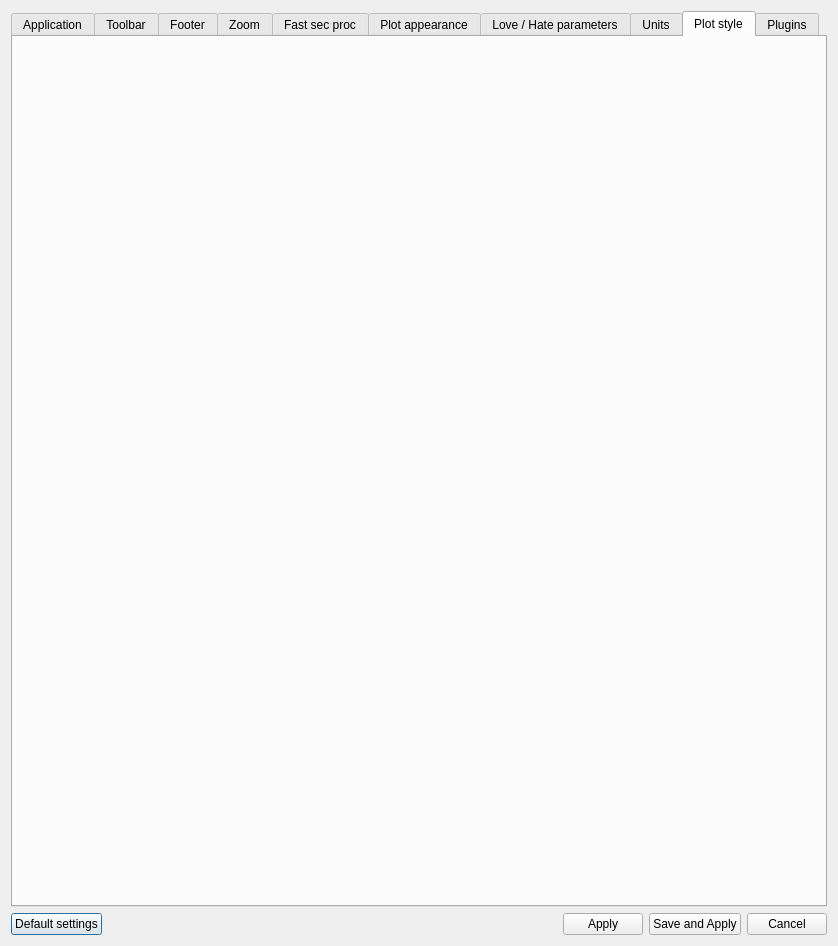
<?xml version="1.0" encoding="UTF-8"?>
<ui version="4.0">
 <class>PreferencesDialog</class>
 <widget class="QDialog" name="PreferencesDialog">
  <property name="geometry">
   <rect>
    <x>0</x>
    <y>0</y>
    <width>838</width>
    <height>946</height>
   </rect>
  </property>
  <property name="windowTitle">
   <string>Preferences</string>
  </property>
  <property name="windowIcon">
   <iconset>
    <normaloff>:/preferences</normaloff>:/preferences</iconset>
  </property>
  <layout class="QVBoxLayout" name="verticalLayout">
   <item>
    <widget class="QTabWidget" name="Style">
     <property name="tabPosition">
      <enum>QTabWidget::North</enum>
     </property>
     <property name="tabShape">
      <enum>QTabWidget::Rounded</enum>
     </property>
     <property name="currentIndex">
      <number>8</number>
     </property>
     <property name="iconSize">
      <size>
       <width>32</width>
       <height>32</height>
      </size>
     </property>
     <widget class="QWidget" name="tab_2">
      <attribute name="title">
       <string>Application</string>
      </attribute>
      <attribute name="toolTip">
       <string>Applicarion settings</string>
      </attribute>
      <layout class="QVBoxLayout" name="verticalLayout_6">
       <item>
        <layout class="QGridLayout" name="gridLayout">
         <property name="verticalSpacing">
          <number>0</number>
         </property>
         <item row="18" column="1">
          <widget class="QCheckBox" name="dataSourceStrictCheckingCheckBox">
           <property name="text">
            <string>Strict checking during data source loading</string>
           </property>
          </widget>
         </item>
         <item row="2" column="0">
          <widget class="QLabel" name="label_18">
           <property name="text">
            <string>Default directory</string>
           </property>
          </widget>
         </item>
         <item row="10" column="1">
          <widget class="QCheckBox" name="progressShowingCheckBox">
           <property name="text">
            <string>Show loading progress in data choice dialog</string>
           </property>
          </widget>
         </item>
         <item row="12" column="1">
          <widget class="QCheckBox" name="autoDimensionForEmptyCheckBox">
           <property name="text">
            <string>Use auto units only for empty units</string>
           </property>
          </widget>
         </item>
         <item row="7" column="1">
          <widget class="QCheckBox" name="restorePositionCheckBox">
           <property name="text">
            <string>Restore previous session position of main window</string>
           </property>
          </widget>
         </item>
         <item row="14" column="1">
          <widget class="QComboBox" name="guiStyleComboBox"/>
         </item>
         <item row="11" column="1">
          <widget class="QCheckBox" name="showDataSourceEditingDialogCheckBox">
           <property name="text">
            <string>Show dialog after each data source loading</string>
           </property>
          </widget>
         </item>
         <item row="8" column="1">
          <widget class="QSpinBox" name="graphCaptureDistanceSpinBox">
           <property name="minimum">
            <number>3</number>
           </property>
          </widget>
         </item>
         <item row="6" column="1">
          <widget class="QDoubleSpinBox" name="erasingTimerDoubleSpinBox">
           <property name="singleStep">
            <double>0.200000000000000</double>
           </property>
          </widget>
         </item>
         <item row="19" column="1">
          <widget class="QSpinBox" name="errorsNumberSpinBox">
           <property name="maximum">
            <number>999999999</number>
           </property>
          </widget>
         </item>
         <item row="6" column="0">
          <widget class="QLabel" name="label_28">
           <property name="text">
            <string>Erasing timer interval in data choise dialog</string>
           </property>
          </widget>
         </item>
         <item row="1" column="0">
          <widget class="QLabel" name="label_39">
           <property name="text">
            <string>Application language</string>
           </property>
          </widget>
         </item>
         <item row="19" column="0">
          <widget class="QLabel" name="label_38">
           <property name="text">
            <string>Maximum number of noncritical errors in data sources</string>
           </property>
          </widget>
         </item>
         <item row="8" column="0">
          <widget class="QLabel" name="label_30">
           <property name="text">
            <string>Graph capture distance (in pixels)</string>
           </property>
          </widget>
         </item>
         <item row="14" column="0">
          <widget class="QLabel" name="label_36">
           <property name="text">
            <string>Application GUI Style</string>
           </property>
          </widget>
         </item>
         <item row="1" column="1">
          <widget class="QComboBox" name="languageComboBox"/>
         </item>
         <item row="13" column="1">
          <widget class="QCheckBox" name="drawValuesInMeasuringModeCheckBox">
           <property name="text">
            <string>Draw current values in measuring mode</string>
           </property>
          </widget>
         </item>
         <item row="9" column="0">
          <widget class="QLabel" name="label_52">
           <property name="text">
            <string>Length of matching substring for intellectual layout</string>
           </property>
          </widget>
         </item>
         <item row="9" column="1">
          <widget class="QSpinBox" name="numCharForRelatedGraphsSpinBox">
           <property name="minimum">
            <number>1</number>
           </property>
          </widget>
         </item>
         <item row="2" column="1">
          <layout class="QHBoxLayout" name="horizontalLayout_3">
           <item>
            <widget class="QLineEdit" name="defaultDirectoryLineEdit"/>
           </item>
           <item>
            <widget class="QPushButton" name="defaultDirectoryPushButton">
             <property name="text">
              <string/>
             </property>
             <property name="icon">
              <iconset>
               <normaloff>:/directory</normaloff>:/directory</iconset>
             </property>
             <property name="iconSize">
              <size>
               <width>16</width>
               <height>16</height>
              </size>
             </property>
             <property name="autoDefault">
              <bool>false</bool>
             </property>
            </widget>
           </item>
          </layout>
         </item>
         <item row="20" column="1">
          <widget class="QCheckBox" name="latexMarkupCheckBox">
           <property name="text">
            <string>Use LaTeX like markup </string>
           </property>
          </widget>
         </item>
         <item row="15" column="1">
          <widget class="AnyComboBox" name="colorSchemeWidget" native="true"/>
         </item>
         <item row="15" column="0">
          <widget class="QLabel" name="label_51">
           <property name="text">
            <string>Color scheme</string>
           </property>
          </widget>
         </item>
         <item row="16" column="0">
          <widget class="QLabel" name="label_2">
           <property name="text">
            <string>Icon color</string>
           </property>
          </widget>
         </item>
         <item row="16" column="1">
          <widget class="AnyComboBox" name="iconColorChoiceWidget" native="true"/>
         </item>
        </layout>
       </item>
       <item>
        <widget class="QGroupBox" name="groupBox">
         <property name="sizePolicy">
          <sizepolicy hsizetype="Preferred" vsizetype="Expanding">
           <horstretch>0</horstretch>
           <verstretch>0</verstretch>
          </sizepolicy>
         </property>
         <property name="title">
          <string>Copyable graph properties</string>
         </property>
         <layout class="QVBoxLayout" name="verticalLayout_7">
          <item>
           <widget class="QScrollArea" name="scrollArea">
            <property name="widgetResizable">
             <bool>true</bool>
            </property>
            <widget class="QWidget" name="scrollAreaWidgetContents">
             <property name="geometry">
              <rect>
               <x>0</x>
               <y>0</y>
               <width>758</width>
               <height>418</height>
              </rect>
             </property>
             <layout class="QVBoxLayout" name="verticalLayout_8">
              <item>
               <widget class="QCheckBox" name="isDimensionCopyableCheckBox">
                <property name="text">
                 <string>Dimension</string>
                </property>
               </widget>
              </item>
              <item>
               <widget class="QCheckBox" name="isLineColorCopyableCheckBox">
                <property name="text">
                 <string>Line color</string>
                </property>
               </widget>
              </item>
              <item>
               <widget class="QCheckBox" name="isLineWidthCopyableCheckBox">
                <property name="text">
                 <string>Line width</string>
                </property>
               </widget>
              </item>
              <item>
               <widget class="QCheckBox" name="isLineStyleCopyableCheckBox">
                <property name="text">
                 <string>Line style</string>
                </property>
               </widget>
              </item>
              <item>
               <widget class="QCheckBox" name="isInterpolationCopyableCheckBox">
                <property name="text">
                 <string>Interpolation</string>
                </property>
               </widget>
              </item>
              <item>
               <widget class="QCheckBox" name="isStringRepresentationCheckBox">
                <property name="text">
                 <string>Representation</string>
                </property>
               </widget>
              </item>
              <item>
               <widget class="QCheckBox" name="isScatterShapeCopyableCheckBox">
                <property name="text">
                 <string>Marker shape</string>
                </property>
               </widget>
              </item>
              <item>
               <widget class="QCheckBox" name="isScatterSizeCopyableCheckBox">
                <property name="text">
                 <string>Marker size</string>
                </property>
               </widget>
              </item>
              <item>
               <widget class="QCheckBox" name="isScatterDecimationCopyableCheckBox">
                <property name="text">
                 <string>Marker decimation</string>
                </property>
               </widget>
              </item>
              <item>
               <widget class="QCheckBox" name="isBrushStyleCopyableCheckBox">
                <property name="text">
                 <string>Brush style</string>
                </property>
               </widget>
              </item>
              <item>
               <widget class="QCheckBox" name="isBrushColorCopyableCheckBox">
                <property name="text">
                 <string>Brush color</string>
                </property>
               </widget>
              </item>
              <item>
               <widget class="QCheckBox" name="isBrushBasisCopyableCheckBox">
                <property name="text">
                 <string>Brush basis</string>
                </property>
               </widget>
              </item>
              <item>
               <widget class="QCheckBox" name="isTransformationCopyableCheckBox">
                <property name="text">
                 <string>Transformation properties</string>
                </property>
               </widget>
              </item>
              <item>
               <widget class="QCheckBox" name="isFiltersCopyableCheckBox">
                <property name="text">
                 <string>Filters</string>
                </property>
               </widget>
              </item>
             </layout>
            </widget>
           </widget>
          </item>
         </layout>
        </widget>
       </item>
      </layout>
     </widget>
     <widget class="QWidget" name="tab_7">
      <attribute name="title">
       <string>Toolbar</string>
      </attribute>
      <layout class="QHBoxLayout" name="horizontalLayout_4">
       <item>
        <widget class="QGroupBox" name="toolbarActionsGroupbox">
         <property name="title">
          <string>Toolbar actions</string>
         </property>
         <layout class="QVBoxLayout" name="verticalLayout_12">
          <item>
           <widget class="QScrollArea" name="scrollArea_2">
            <property name="widgetResizable">
             <bool>true</bool>
            </property>
            <widget class="QWidget" name="scrollAreaWidgetContents_2">
             <property name="geometry">
              <rect>
               <x>0</x>
               <y>0</y>
               <width>772</width>
               <height>800</height>
              </rect>
             </property>
             <layout class="QVBoxLayout" name="verticalLayout_13">
              <item>
               <widget class="QWidget" name="toolBarActionsWidget" native="true"/>
              </item>
             </layout>
            </widget>
           </widget>
          </item>
         </layout>
        </widget>
       </item>
      </layout>
     </widget>
     <widget class="QWidget" name="tab_8">
      <attribute name="title">
       <string>Footer</string>
      </attribute>
      <layout class="QVBoxLayout" name="verticalLayout_11">
       <item>
        <layout class="QFormLayout" name="formLayout_4">
         <item row="1" column="0">
          <widget class="QLabel" name="label_59">
           <property name="text">
            <string>Left footer</string>
           </property>
          </widget>
         </item>
         <item row="2" column="0">
          <widget class="QLabel" name="label_60">
           <property name="text">
            <string>Central footer</string>
           </property>
          </widget>
         </item>
         <item row="3" column="0">
          <widget class="QLabel" name="label_61">
           <property name="text">
            <string>Right footer</string>
           </property>
          </widget>
         </item>
         <item row="0" column="1">
          <widget class="QCheckBox" name="isFooterVisibleCheckBox">
           <property name="text">
            <string>Print footer during conversion to image</string>
           </property>
          </widget>
         </item>
         <item row="4" column="0">
          <widget class="QLabel" name="label_62">
           <property name="text">
            <string>Footer font family</string>
           </property>
          </widget>
         </item>
         <item row="4" column="1">
          <widget class="QFontComboBox" name="footerFontComboBox"/>
         </item>
         <item row="5" column="0">
          <widget class="QLabel" name="label_63">
           <property name="text">
            <string>Footer font size</string>
           </property>
          </widget>
         </item>
         <item row="5" column="1">
          <widget class="QSpinBox" name="footerFontSizeSpinBox">
           <property name="minimum">
            <number>4</number>
           </property>
          </widget>
         </item>
         <item row="1" column="1">
          <widget class="LineEditWithUnicodeDialog" name="leftFooterLineEdit" native="true"/>
         </item>
         <item row="2" column="1">
          <widget class="LineEditWithUnicodeDialog" name="centralFooterLineEdit" native="true"/>
         </item>
         <item row="3" column="1">
          <widget class="LineEditWithUnicodeDialog" name="rightFooterLineEdit" native="true"/>
         </item>
        </layout>
       </item>
      </layout>
     </widget>
     <widget class="QWidget" name="tab_9">
      <attribute name="title">
       <string>Zoom</string>
      </attribute>
      <layout class="QVBoxLayout" name="verticalLayout_14">
       <item>
        <layout class="QFormLayout" name="formLayout_5">
         <item row="1" column="0">
          <widget class="QLabel" name="label_57">
           <property name="text">
            <string>X zoom range policy</string>
           </property>
          </widget>
         </item>
         <item row="1" column="1">
          <widget class="AnyComboBox" name="xZoomRangeEvaluationPolicyComboBox" native="true"/>
         </item>
         <item row="0" column="1">
          <widget class="QCheckBox" name="wheelZoomEnableCheckBox">
           <property name="text">
            <string>Wheel zoom is enabled</string>
           </property>
          </widget>
         </item>
         <item row="2" column="0">
          <widget class="QLabel" name="label_58">
           <property name="text">
            <string>Y zoom range policy</string>
           </property>
          </widget>
         </item>
         <item row="2" column="1">
          <widget class="AnyComboBox" name="yZoomRangeEvaluationPolicyComboBox" native="true"/>
         </item>
         <item row="4" column="0">
          <widget class="QLabel" name="label_65">
           <property name="text">
            <string>Zoom shadow color</string>
           </property>
          </widget>
         </item>
         <item row="4" column="1">
          <widget class="ColorChoiseWidget" name="zoomShadowColorWidget" native="true"/>
         </item>
         <item row="3" column="1">
          <widget class="QCheckBox" name="isZommShadowEnabledCheckBox">
           <property name="text">
            <string>Shadow region outside of zoom range</string>
           </property>
          </widget>
         </item>
        </layout>
       </item>
      </layout>
     </widget>
     <widget class="QWidget" name="tab_10">
      <attribute name="title">
       <string>Fast sec proc</string>
      </attribute>
      <layout class="QVBoxLayout" name="verticalLayout_9">
       <item>
        <widget class="FastSecProcRequestVectorEditor" name="fastSecProcRequestVectorEditorWidget" native="true"/>
       </item>
      </layout>
     </widget>
     <widget class="QWidget" name="tab">
      <attribute name="title">
       <string>Plot appearance</string>
      </attribute>
      <attribute name="toolTip">
       <string>Specify default appearance of the plottable objects</string>
      </attribute>
      <layout class="QFormLayout" name="formLayout">
       <property name="fieldGrowthPolicy">
        <enum>QFormLayout::AllNonFixedFieldsGrow</enum>
       </property>
       <property name="verticalSpacing">
        <number>0</number>
       </property>
       <item row="0" column="0">
        <widget class="QLabel" name="label_20">
         <property name="text">
          <string>Double to string formatting precision</string>
         </property>
        </widget>
       </item>
       <item row="0" column="1">
        <widget class="QSpinBox" name="doubleToStringPrecisonSpinBox">
         <property name="minimum">
          <number>4</number>
         </property>
        </widget>
       </item>
       <item row="1" column="0">
        <widget class="QLabel" name="label_12">
         <property name="text">
          <string>Line width</string>
         </property>
        </widget>
       </item>
       <item row="1" column="1">
        <widget class="QDoubleSpinBox" name="lineWidthDoubleSpinBox">
         <property name="singleStep">
          <double>0.500000000000000</double>
         </property>
        </widget>
       </item>
       <item row="3" column="0">
        <widget class="QLabel" name="label_15">
         <property name="text">
          <string>Interpolation</string>
         </property>
        </widget>
       </item>
       <item row="3" column="1">
        <widget class="AnyComboBox" name="lineInterpolationComboBox" native="true"/>
       </item>
       <item row="4" column="0">
        <widget class="QLabel" name="label_31">
         <property name="text">
          <string>Marker size</string>
         </property>
        </widget>
       </item>
       <item row="4" column="1">
        <widget class="QDoubleSpinBox" name="scatterSizeDoubleSpinBox">
         <property name="minimum">
          <double>4.000000000000000</double>
         </property>
        </widget>
       </item>
       <item row="5" column="0">
        <widget class="QLabel" name="label_32">
         <property name="text">
          <string>Marker decimation</string>
         </property>
        </widget>
       </item>
       <item row="5" column="1">
        <widget class="QSpinBox" name="scatterDecimationSpinBox">
         <property name="minimum">
          <number>1</number>
         </property>
         <property name="maximum">
          <number>999</number>
         </property>
        </widget>
       </item>
       <item row="6" column="0">
        <widget class="QLabel" name="label">
         <property name="text">
          <string>X label</string>
         </property>
        </widget>
       </item>
       <item row="6" column="1">
        <widget class="LineEditWithUnicodeDialog" name="xLabelLineEdit" native="true"/>
       </item>
       <item row="7" column="0">
        <widget class="QLabel" name="label_25">
         <property name="text">
          <string>Tracer size</string>
         </property>
        </widget>
       </item>
       <item row="7" column="1">
        <widget class="QSpinBox" name="tracerSizeSpinBox"/>
       </item>
       <item row="8" column="0">
        <widget class="QLabel" name="label_27">
         <property name="text">
          <string>X tick spacing</string>
         </property>
        </widget>
       </item>
       <item row="8" column="1">
        <widget class="QDoubleSpinBox" name="xTickSpacingDoubleSpinBox">
         <property name="minimum">
          <double>0.100000000000000</double>
         </property>
         <property name="singleStep">
          <double>0.100000000000000</double>
         </property>
        </widget>
       </item>
       <item row="9" column="0">
        <widget class="QLabel" name="label_53">
         <property name="text">
          <string>X tick evaluation policy</string>
         </property>
        </widget>
       </item>
       <item row="9" column="1">
        <widget class="AnyComboBox" name="xTickEvaluationPolicyComboBox" native="true"/>
       </item>
       <item row="10" column="0">
        <widget class="QLabel" name="label_55">
         <property name="text">
          <string>X range evaluation policy</string>
         </property>
        </widget>
       </item>
       <item row="10" column="1">
        <widget class="AnyComboBox" name="xRangeEvaluationPolicyComboBox" native="true"/>
       </item>
       <item row="11" column="0">
        <widget class="QLabel" name="label_29">
         <property name="text">
          <string>Y tick spacing</string>
         </property>
        </widget>
       </item>
       <item row="11" column="1">
        <widget class="QDoubleSpinBox" name="yTickSpacingDoubleSpinBox">
         <property name="minimum">
          <double>1.000000000000000</double>
         </property>
         <property name="singleStep">
          <double>0.100000000000000</double>
         </property>
        </widget>
       </item>
       <item row="12" column="0">
        <widget class="QLabel" name="label_54">
         <property name="text">
          <string>Y tick evaluation policy</string>
         </property>
        </widget>
       </item>
       <item row="12" column="1">
        <widget class="AnyComboBox" name="yTickEvaluationPolicyComboBox" native="true"/>
       </item>
       <item row="13" column="0">
        <widget class="QLabel" name="label_56">
         <property name="text">
          <string>Y range evaluation policy</string>
         </property>
        </widget>
       </item>
       <item row="13" column="1">
        <widget class="AnyComboBox" name="yRangeEvaluationPolicyComboBox" native="true"/>
       </item>
       <item row="14" column="1">
        <widget class="QCheckBox" name="isEdgeXTicksModificationEnabledCheckBox">
         <property name="text">
          <string>Modify edge X ticks</string>
         </property>
        </widget>
       </item>
       <item row="15" column="1">
        <widget class="QCheckBox" name="isEdgeYTicksModificationEnabledCheckBox">
         <property name="text">
          <string>Modify edge Y ticks</string>
         </property>
        </widget>
       </item>
       <item row="16" column="0">
        <widget class="QLabel" name="label_37">
         <property name="text">
          <string>Axis and grid width increase before plot saving</string>
         </property>
        </widget>
       </item>
       <item row="16" column="1">
        <widget class="QDoubleSpinBox" name="objectWidthIncreaseDoubleSpinBox">
         <property name="maximum">
          <double>2.000000000000000</double>
         </property>
         <property name="singleStep">
          <double>0.100000000000000</double>
         </property>
        </widget>
       </item>
       <item row="17" column="0">
        <widget class="QLabel" name="label_40">
         <property name="text">
          <string>Graphs width increase before plot saving</string>
         </property>
        </widget>
       </item>
       <item row="17" column="1">
        <widget class="QDoubleSpinBox" name="graphWidthIncreaseDoubleSpinBox">
         <property name="singleStep">
          <double>0.100000000000000</double>
         </property>
        </widget>
       </item>
       <item row="19" column="0">
        <widget class="QLabel" name="label_43">
         <property name="text">
          <string>Policy for parameters naming</string>
         </property>
        </widget>
       </item>
       <item row="19" column="1">
        <widget class="AnyComboBox" name="parameterNamingPolicyComboBox" native="true"/>
       </item>
       <item row="21" column="0">
        <widget class="QLabel" name="label_23">
         <property name="text">
          <string/>
         </property>
        </widget>
       </item>
       <item row="22" column="0">
        <widget class="QLabel" name="label_24">
         <property name="text">
          <string/>
         </property>
        </widget>
       </item>
       <item row="23" column="1">
        <widget class="QCheckBox" name="unitsVisibilityCheckBox">
         <property name="text">
          <string>Show units</string>
         </property>
        </widget>
       </item>
      </layout>
     </widget>
     <widget class="QWidget" name="tab_4">
      <attribute name="title">
       <string>Love / Hate parameters</string>
      </attribute>
      <attribute name="toolTip">
       <string>Set regular expressions for favourite and hate paramers filters that can be used in data choise dialog</string>
      </attribute>
      <layout class="QVBoxLayout" name="verticalLayout_4">
       <item>
        <layout class="QFormLayout" name="formLayout_3">
         <item row="0" column="0">
          <layout class="QVBoxLayout" name="verticalLayout_2">
           <item>
            <widget class="QLabel" name="label_17">
             <property name="text">
              <string>Favourite parameters:</string>
             </property>
            </widget>
           </item>
           <item>
            <spacer name="verticalSpacer_2">
             <property name="orientation">
              <enum>Qt::Vertical</enum>
             </property>
             <property name="sizeHint" stdset="0">
              <size>
               <width>20</width>
               <height>40</height>
              </size>
             </property>
            </spacer>
           </item>
          </layout>
         </item>
         <item row="0" column="1">
          <widget class="QPlainTextEdit" name="favouritePlainTextEdit"/>
         </item>
         <item row="1" column="0">
          <layout class="QVBoxLayout" name="verticalLayout_3">
           <item>
            <widget class="QLabel" name="label_16">
             <property name="text">
              <string>Hate parameters:</string>
             </property>
            </widget>
           </item>
           <item>
            <spacer name="verticalSpacer">
             <property name="orientation">
              <enum>Qt::Vertical</enum>
             </property>
             <property name="sizeHint" stdset="0">
              <size>
               <width>20</width>
               <height>40</height>
              </size>
             </property>
            </spacer>
           </item>
          </layout>
         </item>
         <item row="1" column="1">
          <widget class="QPlainTextEdit" name="hatePlainTextEdit"/>
         </item>
        </layout>
       </item>
      </layout>
     </widget>
     <widget class="QWidget" name="tab_5">
      <attribute name="title">
       <string>Units</string>
      </attribute>
      <attribute name="toolTip">
       <string>Set regular expressions that will be used to automatically determine dimension of a graph</string>
      </attribute>
      <layout class="QVBoxLayout" name="verticalLayout_5">
       <item>
        <layout class="QHBoxLayout" name="horizontalLayout_2">
         <item>
          <widget class="QLabel" name="label_19">
           <property name="text">
            <string>Unit label for dimensionless parameter</string>
           </property>
          </widget>
         </item>
         <item>
          <widget class="LineEditWithUnicodeDialog" name="dimensionlessUnitLineEdit" native="true"/>
         </item>
        </layout>
       </item>
       <item>
        <widget class="DefaultDimensionWidget" name="defaultDimensionWidget" native="true">
         <property name="sizePolicy">
          <sizepolicy hsizetype="Preferred" vsizetype="Expanding">
           <horstretch>0</horstretch>
           <verstretch>0</verstretch>
          </sizepolicy>
         </property>
        </widget>
       </item>
      </layout>
     </widget>
     <widget class="QWidget" name="tab_11">
      <attribute name="title">
       <string>Plot style</string>
      </attribute>
      <layout class="QVBoxLayout" name="verticalLayout_15">
       <item>
        <widget class="PlotStyleChoosingWidget" name="plotStyleChoosingWidget" native="true"/>
       </item>
      </layout>
     </widget>
     <widget class="QWidget" name="tab_3">
      <attribute name="title">
       <string>Plugins</string>
      </attribute>
      <layout class="QVBoxLayout" name="verticalLayout_10">
       <item>
        <widget class="PluginListVectorEditor" name="pluginsPathListEditingWidget" native="true"/>
       </item>
      </layout>
     </widget>
    </widget>
   </item>
   <item>
    <layout class="QHBoxLayout" name="horizontalLayout">
     <item>
      <widget class="QPushButton" name="defaultPushButton">
       <property name="toolTip">
        <string>Set all preferences to the default values</string>
       </property>
       <property name="text">
        <string>Default settings</string>
       </property>
       <property name="iconSize">
        <size>
         <width>24</width>
         <height>24</height>
        </size>
       </property>
      </widget>
     </item>
     <item>
      <spacer name="horizontalSpacer">
       <property name="orientation">
        <enum>Qt::Horizontal</enum>
       </property>
       <property name="sizeHint" stdset="0">
        <size>
         <width>40</width>
         <height>20</height>
        </size>
       </property>
      </spacer>
     </item>
     <item>
      <widget class="QPushButton" name="applyButton">
       <property name="text">
        <string>Apply</string>
       </property>
       <property name="iconSize">
        <size>
         <width>24</width>
         <height>24</height>
        </size>
       </property>
      </widget>
     </item>
     <item>
      <widget class="QPushButton" name="applyAndSaveButton">
       <property name="text">
        <string>Save and Apply</string>
       </property>
       <property name="iconSize">
        <size>
         <width>24</width>
         <height>24</height>
        </size>
       </property>
      </widget>
     </item>
     <item>
      <widget class="QPushButton" name="cancelButton">
       <property name="text">
        <string>Cancel</string>
       </property>
       <property name="iconSize">
        <size>
         <width>24</width>
         <height>24</height>
        </size>
       </property>
      </widget>
     </item>
    </layout>
   </item>
  </layout>
 </widget>
 <customwidgets>
  <customwidget>
   <class>LineEditWithUnicodeDialog</class>
   <extends>QWidget</extends>
   <header>commonWidgets/lineeditwithunicodedialog.h</header>
   <container>1</container>
  </customwidget>
  <customwidget>
   <class>AnyComboBox</class>
   <extends>QWidget</extends>
   <header location="global">commonWidgets/anycombobox.h</header>
   <container>1</container>
  </customwidget>
  <customwidget>
   <class>ColorChoiseWidget</class>
   <extends>QWidget</extends>
   <header location="global">commonWidgets/colorchoisewidget.h</header>
   <container>1</container>
  </customwidget>
  <customwidget>
   <class>DefaultDimensionWidget</class>
   <extends>QWidget</extends>
   <header>dimensiondialog/defaultdimensionwidget.h</header>
   <container>1</container>
  </customwidget>
  <customwidget>
   <class>FastSecProcRequestVectorEditor</class>
   <extends>QWidget</extends>
   <header>commonWidgets/fastsecprocrequestvectoreditor.h</header>
   <container>1</container>
  </customwidget>
  <customwidget>
   <class>PlotStyleChoosingWidget</class>
   <extends>QWidget</extends>
   <header>commonWidgets/plotstylechoosingwidget.h</header>
   <container>1</container>
  </customwidget>
  <customwidget>
   <class>PluginListVectorEditor</class>
   <extends>QWidget</extends>
   <header>commonWidgets/pluginlistvectoreditor.h</header>
   <container>1</container>
  </customwidget>
 </customwidgets>
 <resources/>
 <connections/>
</ui>
